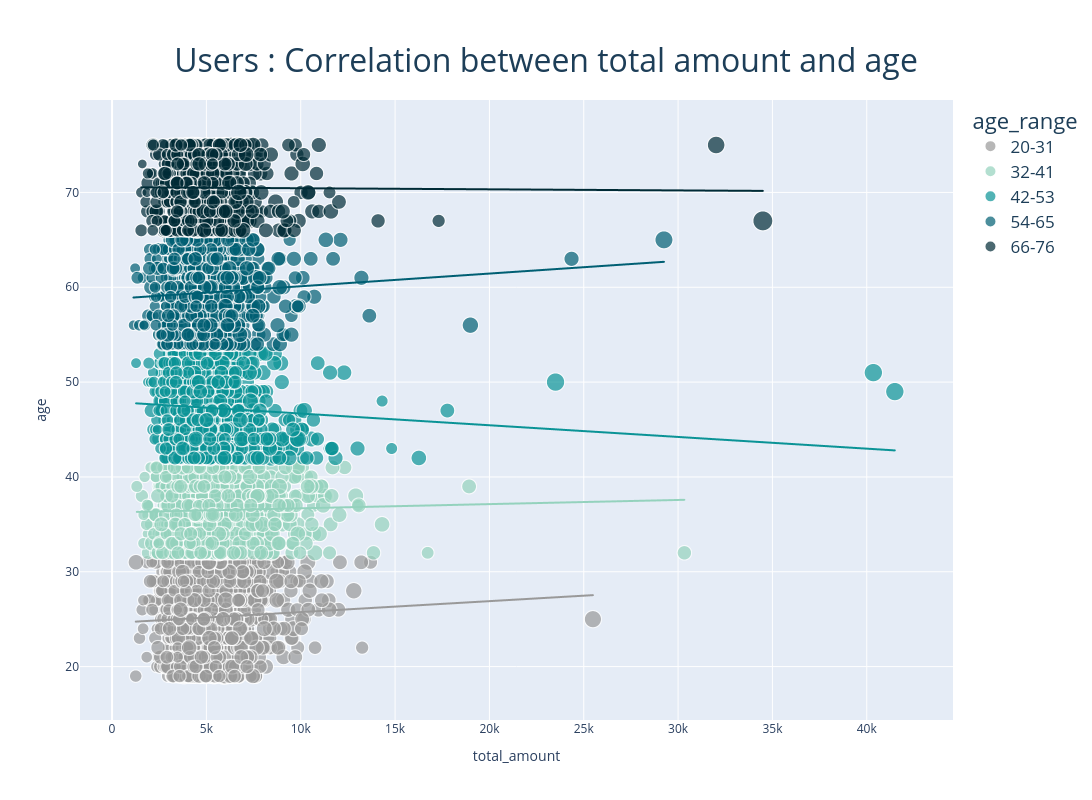

The code cell stored with this chart in its notebook:
### Code cell
# Visualaze correlation between total amount and age users

graphic_h = px.scatter(df_h, x = "total_amount" , y = "age" ,size = "avg_amount" , color = "age_range", hover_name = "full_name", trendline="ols",
                       color_discrete_sequence = ["#999999", "#94D2BD", "#0A9396", "#005F73", "#002B36"], title= "Users : Correlation between total amount and age ")

graphic_h.update_layout( width=1400, height=800)

graphic_h.update_layout(title_font_color="#1d3e58",
                        title={"text": "Users : Correlation between total amount and age ","x": 0.5,"xanchor": "center",
                             "yanchor": "top","font": {"size": 32,"color": "#1d3e58" }},
                             
                             legend=dict(font=dict(size=17, color="#1d3e58"),
                                                  title_font=dict(size=22, color="#1d3e58")))

graphic_h.show()

### Figure 1 — Plotly figure (JSON) as saved in the notebook; plotly's stock layout.template omitted (floating-point values rounded to 4 significant figures; data arrays with more than 128 entries replaced by an {"elided": "..."} marker saying what was removed)
{"data": [{"hovertemplate": "<b>%{hovertext}</b><br><br>age_range=20-31<br>total_amount=%{x}<br>age=%{y}<br>avg_amount=%{marker.size}<extra></extra>", "hovertext": {"elided": "1156 str values"}, "legendgroup": "20-31", "marker": {"color": "#999999", "size": {"elided": "1156 float values"}, "sizemode": "area", "sizeref": 1.306, "symbol": "circle"}, "mode": "markers", "name": "20-31", "showlegend": true, "type": "scattergl", "x": {"elided": "1156 float values"}, "xaxis": "x", "y": {"elided": "1156 int values"}, "yaxis": "y"}, {"hovertemplate": "<b>OLS trendline</b><br>age = 0.00011524 * total_amount + 24.5982<br>R<sup>2</sup>=0.003305<br><br>age_range=20-31<br>total_amount=%{x}<br>age=%{y} <b>(trend)</b><extra></extra>", "legendgroup": "20-31", "marker": {"color": "#999999", "symbol": "circle"}, "mode": "lines", "name": "20-31", "showlegend": false, "type": "scattergl", "x": {"elided": "1156 float values"}, "xaxis": "x", "y": {"elided": "1156 float values"}, "yaxis": "y"}, {"hovertemplate": "<b>%{hovertext}</b><br><br>age_range=32-41<br>total_amount=%{x}<br>age=%{y}<br>avg_amount=%{marker.size}<extra></extra>", "hovertext": {"elided": "973 str values"}, "legendgroup": "32-41", "marker": {"color": "#94D2BD", "size": {"elided": "973 float values"}, "sizemode": "area", "sizeref": 1.306, "symbol": "circle"}, "mode": "markers", "name": "32-41", "showlegend": true, "type": "scattergl", "x": {"elided": "973 float values"}, "xaxis": "x", "y": {"elided": "973 int values"}, "yaxis": "y"}, {"hovertemplate": "<b>OLS trendline</b><br>age = 4.39371e-05 * total_amount + 36.255<br>R<sup>2</sup>=0.001153<br><br>age_range=32-41<br>total_amount=%{x}<br>age=%{y} <b>(trend)</b><extra></extra>", "legendgroup": "32-41", "marker": {"color": "#94D2BD", "symbol": "circle"}, "mode": "lines", "name": "32-41", "showlegend": false, "type": "scattergl", "x": {"elided": "973 float values"}, "xaxis": "x", "y": {"elided": "973 float values"}, "yaxis": "y"}, {"hovertemplate": "<b>%{hovertext}</b><br><br>age_range=42-53<br>total_amount=%{x}<br>age=%{y}<br>avg_amount=%{marker.size}<extra></extra>", "hovertext": {"elided": "1019 str values"}, "legendgroup": "42-53", "marker": {"color": "#0A9396", "size": {"elided": "1019 float values"}, "sizemode": "area", "sizeref": 1.306, "symbol": "circle"}, "mode": "markers", "name": "42-53", "showlegend": true, "type": "scattergl", "x": {"elided": "1019 float values"}, "xaxis": "x", "y": {"elided": "1019 int values"}, "yaxis": "y"}, {"hovertemplate": "<b>OLS trendline</b><br>age = -0.000123402 * total_amount + 47.9181<br>R<sup>2</sup>=0.007866<br><br>age_range=42-53<br>total_amount=%{x}<br>age=%{y} <b>(trend)</b><extra></extra>", "legendgroup": "42-53", "marker": {"color": "#0A9396", "symbol": "circle"}, "mode": "lines", "name": "42-53", "showlegend": false, "type": "scattergl", "x": {"elided": "1019 float values"}, "xaxis": "x", "y": {"elided": "1019 float values"}, "yaxis": "y"}, {"hovertemplate": "<b>%{hovertext}</b><br><br>age_range=54-65<br>total_amount=%{x}<br>age=%{y}<br>avg_amount=%{marker.size}<extra></extra>", "hovertext": {"elided": "990 str values"}, "legendgroup": "54-65", "marker": {"color": "#005F73", "size": {"elided": "990 float values"}, "sizemode": "area", "sizeref": 1.306, "symbol": "circle"}, "mode": "markers", "name": "54-65", "showlegend": true, "type": "scattergl", "x": {"elided": "990 float values"}, "xaxis": "x", "y": {"elided": "990 int values"}, "yaxis": "y"}, {"hovertemplate": "<b>OLS trendline</b><br>age = 0.000133877 * total_amount + 58.7673<br>R<sup>2</sup>=0.005747<br><br>age_range=54-65<br>total_amount=%{x}<br>age=%{y} <b>(trend)</b><extra></extra>", "legendgroup": "54-65", "marker": {"color": "#005F73", "symbol": "circle"}, "mode": "lines", "name": "54-65", "showlegend": false, "type": "scattergl", "x": {"elided": "990 float values"}, "xaxis": "x", "y": {"elided": "990 float values"}, "yaxis": "y"}, {"hovertemplate": "<b>%{hovertext}</b><br><br>age_range=66-76<br>total_amount=%{x}<br>age=%{y}<br>avg_amount=%{marker.size}<extra></extra>", "hovertext": {"elided": "862 str values"}, "legendgroup": "66-76", "marker": {"color": "#002B36", "size": {"elided": "862 float values"}, "sizemode": "area", "sizeref": 1.306, "symbol": "circle"}, "mode": "markers", "name": "66-76", "showlegend": true, "type": "scattergl", "x": {"elided": "862 float values"}, "xaxis": "x", "y": {"elided": "862 int values"}, "yaxis": "y"}, {"hovertemplate": "<b>OLS trendline</b><br>age = -1.13778e-05 * total_amount + 70.556<br>R<sup>2</sup>=0.000073<br><br>age_range=66-76<br>total_amount=%{x}<br>age=%{y} <b>(trend)</b><extra></extra>", "legendgroup": "66-76", "marker": {"color": "#002B36", "symbol": "circle"}, "mode": "lines", "name": "66-76", "showlegend": false, "type": "scattergl", "x": {"elided": "862 float values"}, "xaxis": "x", "y": {"elided": "862 float values"}, "yaxis": "y"}], "layout": {"height": 800, "legend": {"font": {"color": "#1d3e58", "size": 17}, "itemsizing": "constant", "title": {"font": {"color": "#1d3e58", "size": 22}, "text": "age_range"}, "tracegroupgap": 0}, "title": {"font": {"color": "#1d3e58", "size": 32}, "text": "Users : Correlation between total amount and age ", "x": 0.5, "xanchor": "center", "yanchor": "top"}, "width": 1400, "xaxis": {"anchor": "y", "domain": [0, 1], "title": {"text": "total_amount"}}, "yaxis": {"anchor": "x", "domain": [0, 1], "title": {"text": "age"}}}}
